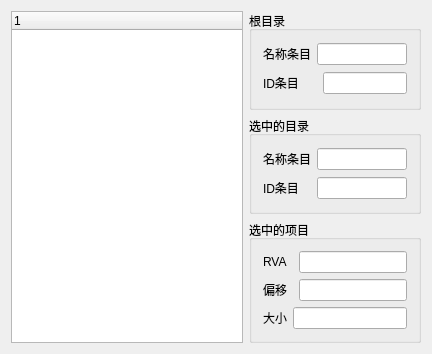
<?xml version="1.0" encoding="UTF-8"?>
<ui version="4.0">
 <class>ResTabWNDClass</class>
 <widget class="QDialog" name="ResTabWNDClass">
  <property name="geometry">
   <rect>
    <x>0</x>
    <y>0</y>
    <width>432</width>
    <height>354</height>
   </rect>
  </property>
  <property name="windowTitle">
   <string>ResTabWND</string>
  </property>
  <layout class="QGridLayout" name="gridLayout_2">
   <item row="0" column="0" rowspan="3">
    <widget class="QTreeWidget" name="treeWidget">
     <column>
      <property name="text">
       <string notr="true">1</string>
      </property>
     </column>
    </widget>
   </item>
   <item row="0" column="1">
    <widget class="QGroupBox" name="groupBox">
     <property name="title">
      <string>根目录</string>
     </property>
     <layout class="QGridLayout" name="gridLayout_4">
      <item row="0" column="0">
       <widget class="QLabel" name="label">
        <property name="text">
         <string>名称条目</string>
        </property>
       </widget>
      </item>
      <item row="0" column="1" colspan="2">
       <widget class="QLineEdit" name="lineEdit"/>
      </item>
      <item row="1" column="0" colspan="2">
       <widget class="QLabel" name="label_2">
        <property name="text">
         <string>ID条目</string>
        </property>
       </widget>
      </item>
      <item row="1" column="2">
       <widget class="QLineEdit" name="lineEdit_2"/>
      </item>
     </layout>
    </widget>
   </item>
   <item row="1" column="1">
    <widget class="QGroupBox" name="groupBox_2">
     <property name="title">
      <string>选中的目录</string>
     </property>
     <layout class="QGridLayout" name="gridLayout_3">
      <item row="0" column="0">
       <widget class="QLabel" name="label_3">
        <property name="text">
         <string>名称条目</string>
        </property>
       </widget>
      </item>
      <item row="0" column="1">
       <widget class="QLineEdit" name="lineEdit_3"/>
      </item>
      <item row="1" column="0">
       <widget class="QLabel" name="label_4">
        <property name="text">
         <string>ID条目</string>
        </property>
       </widget>
      </item>
      <item row="1" column="1">
       <widget class="QLineEdit" name="lineEdit_4"/>
      </item>
     </layout>
    </widget>
   </item>
   <item row="2" column="1">
    <widget class="QGroupBox" name="groupBox_3">
     <property name="title">
      <string>选中的项目</string>
     </property>
     <layout class="QGridLayout" name="gridLayout">
      <item row="0" column="0">
       <widget class="QLabel" name="label_5">
        <property name="text">
         <string>RVA</string>
        </property>
       </widget>
      </item>
      <item row="0" column="2">
       <widget class="QLineEdit" name="lineEdit_5"/>
      </item>
      <item row="1" column="0" colspan="2">
       <widget class="QLabel" name="label_6">
        <property name="text">
         <string>偏移</string>
        </property>
       </widget>
      </item>
      <item row="1" column="2">
       <widget class="QLineEdit" name="lineEdit_6"/>
      </item>
      <item row="2" column="0">
       <widget class="QLabel" name="label_7">
        <property name="text">
         <string>大小</string>
        </property>
       </widget>
      </item>
      <item row="2" column="1" colspan="2">
       <widget class="QLineEdit" name="lineEdit_7"/>
      </item>
     </layout>
    </widget>
   </item>
  </layout>
 </widget>
 <layoutdefault spacing="6" margin="11"/>
 <resources/>
 <connections>
  <connection>
   <sender>treeWidget</sender>
   <signal>itemClicked(QTreeWidgetItem*,int)</signal>
   <receiver>ResTabWNDClass</receiver>
   <slot>slotClicked(QTreeWidgetItem*,int)</slot>
   <hints>
    <hint type="sourcelabel">
     <x>86</x>
     <y>97</y>
    </hint>
    <hint type="destinationlabel">
     <x>120</x>
     <y>512</y>
    </hint>
   </hints>
  </connection>
 </connections>
 <slots>
  <slot>slotClicked(QTreeWidgetItem*,int)</slot>
 </slots>
</ui>
